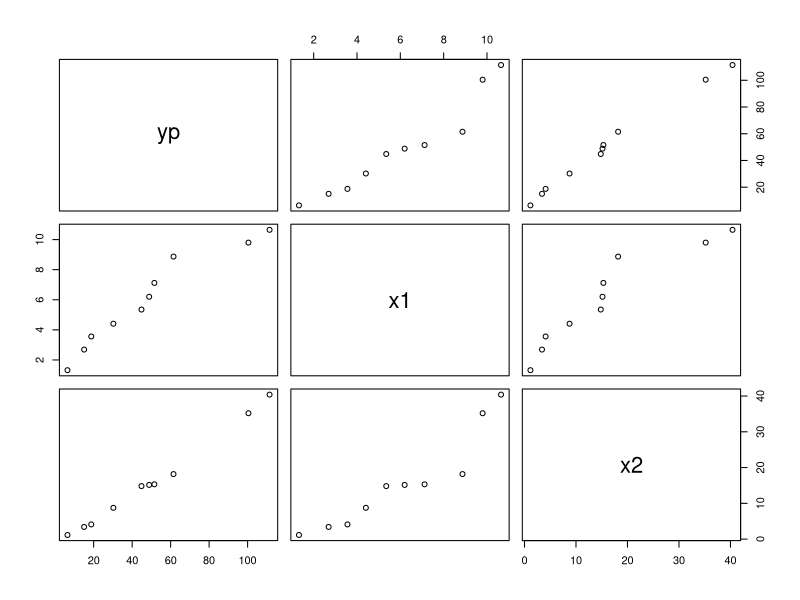
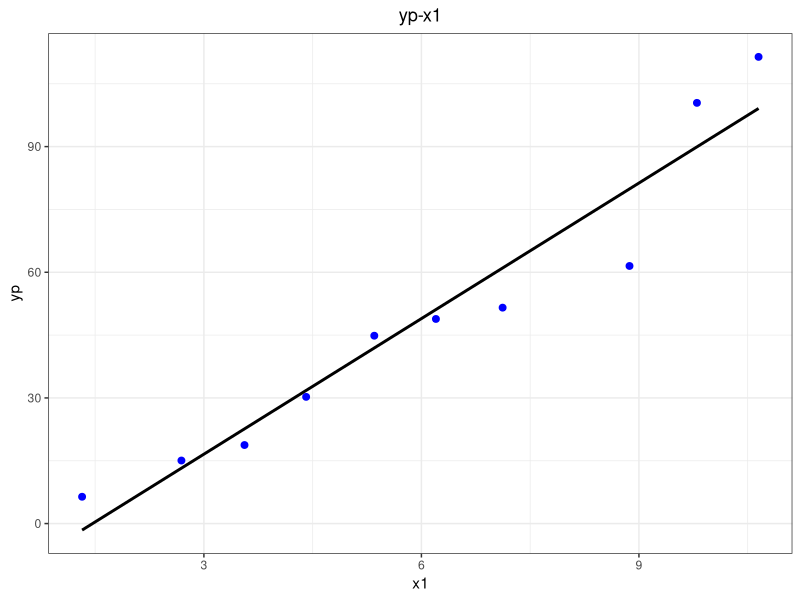
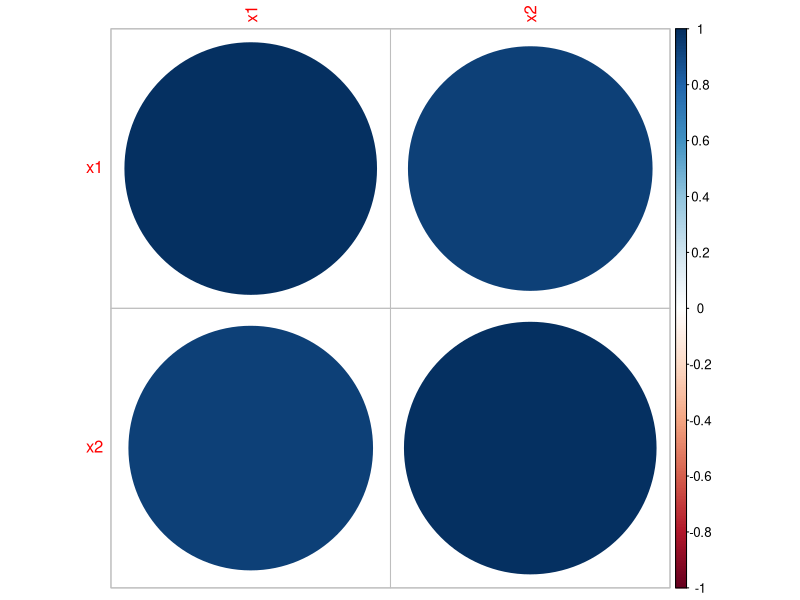
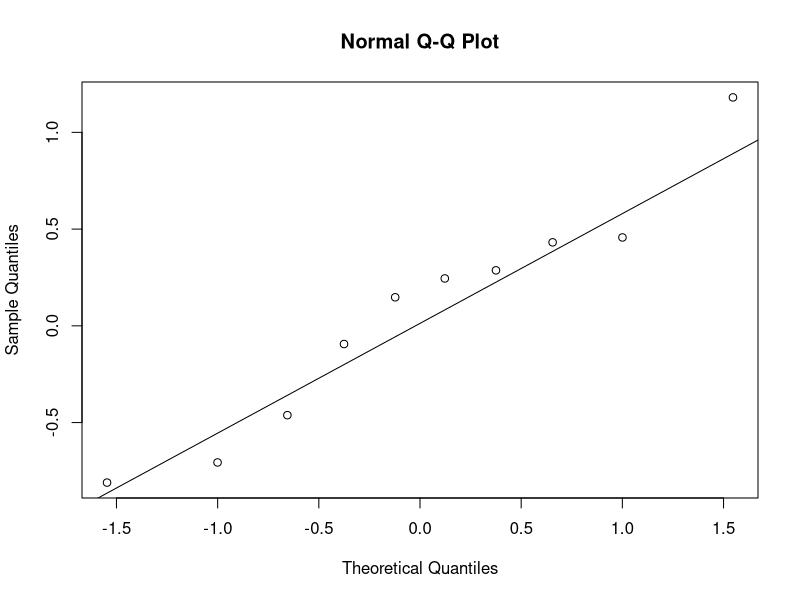
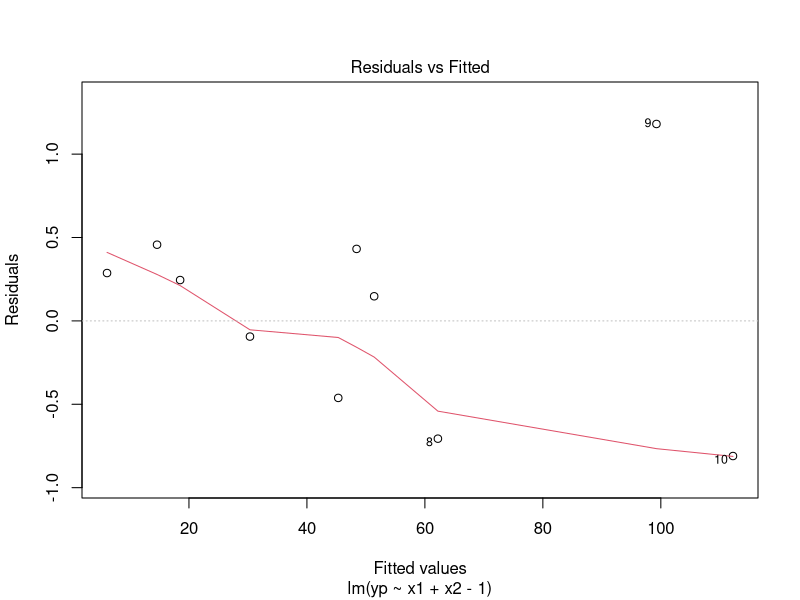
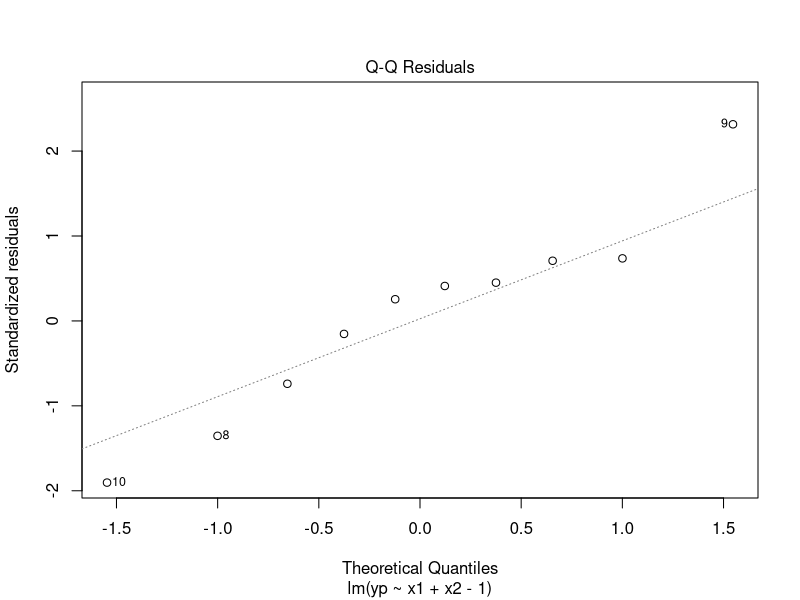
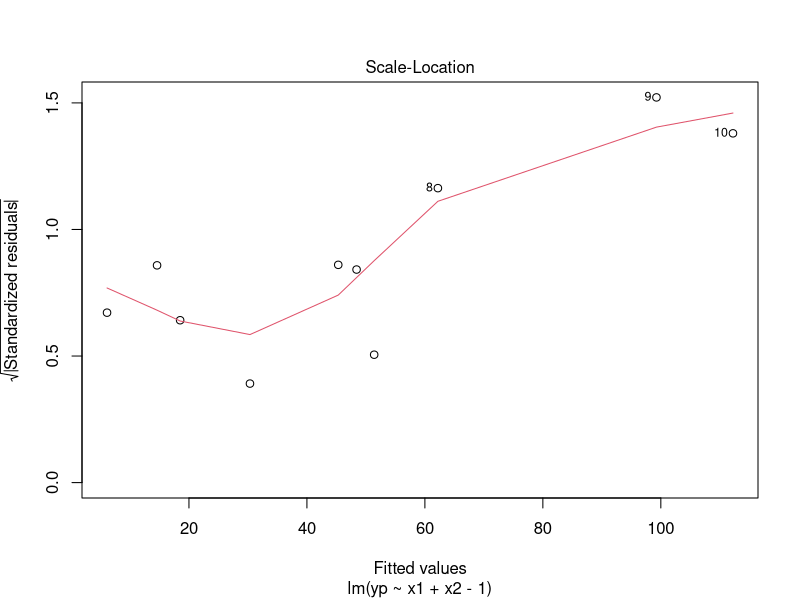
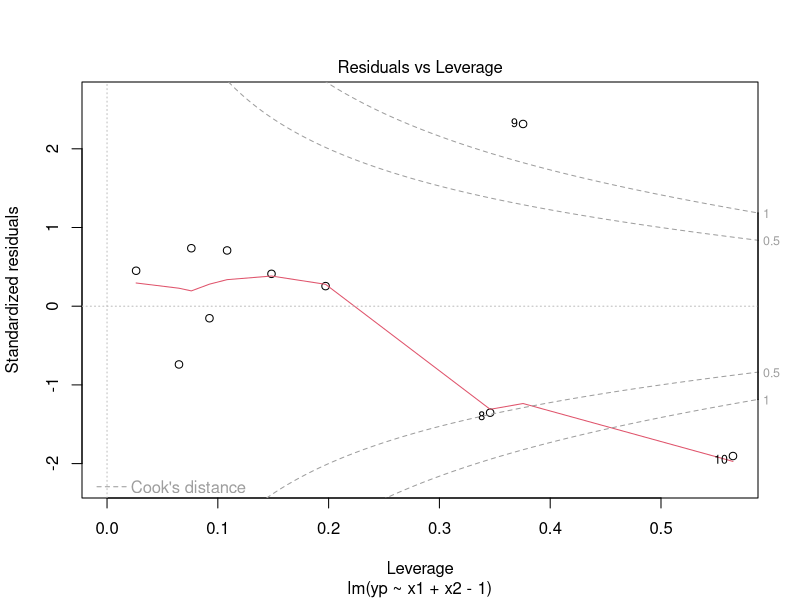

R code for these plots, in order:
install.packages('ggplot2')
library(ggplot2)

# tiempo de coccion
yp <-c(6.40, 15.05, 18.75, 30.25, 44.85, 48.85, 51.55, 61.50, 100.44, 111.42)

# ancho del horno
x1 <-c(1.32, 2.69, 3.56, 4.41, 5.35, 6.20, 7.12, 8.87, 9.80, 10.65)

# temperatura
x2 <-c(1.15, 3.40, 4.10, 8.75, 14.82, 15.15, 15.32, 18.18, 35.19, 40.40)
datos<-data.frame(yp, x1, x2)
datos

plot(datos)
g1 = ggplot(data=datos, mapping = aes(x=x1, y= yp)) + geom_point(color = 'blue', size=2) + 
  labs(title = 'yp-x1', x = 'x1', y = 'yp')+ 
  geom_smooth(method='lm', se=FALSE, color='black')+
  theme_bw()+
  theme(plot.title = element_text(hjust=0.5))
g1

##MULTICOLINEALIDAD 

variables = data.frame(x1, x2)
m_cor=cor(variables, method = 'pearson')
m_cor

install.packages('corrplot')
library(corrplot)

corrplot(m_cor)

modelo1 = lm(formula = yp~x1+x2, data = datos)
summary(modelo1)

modelo2 = lm(formula = yp~x2, data = datos)
summary(modelo2)


# anova
anova(modelo1,modelo2)

modelo3 = lm(formula = yp~x1+x2 -1, data = datos)
summary(modelo3)

# normalidad

residuales = modelo3$residuals
qqnorm(residuales)
qqline(residuales)
plot(modelo3)

# H_0 = la distribucion es normal
# H_1 = no son normales

shapiro.test(residuales)
# alpha = 0.05, el p value es mayor a alpha no se rechaza H_0 

# Homocedasticidad
par(mfrow = c(2, 2))
plot(modelo3)

install.packages('lmtest')
library(lmtest)

bptest(modelo3)

modelo4 <- lm(formula = yp ~ log(x1) + x2 -1, data = datos)

summary(modelo4)

bptest(modelo4)


par(mfrow = c(2, 2))
plot(modelo4)

## no-autocorrelacion

dwtest(modelo4)


# Predictions

nuevo.dato <- data.frame(x1 = 2.10, x2 = 3.10)

prediccion <- predict(modelo4, newdata = nuevo.dato)

paste("La cantidad estimada de tiempo de coccion es:", round(prediccion, 2))


